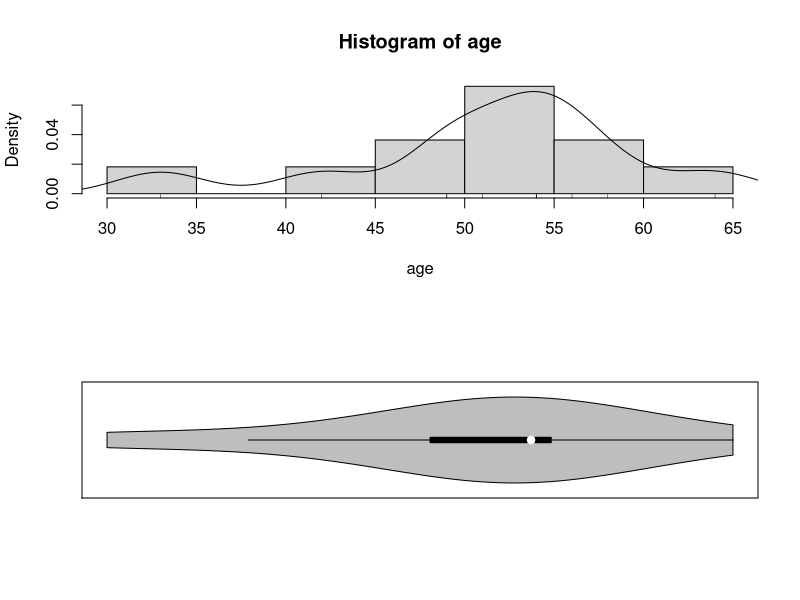

Write R code to recreate this figure. (Note: this script raises an error after producing the figure.)
age<-c(54,42,51,54,49,56,33,58,54,64,49)
par(mfrow=c(2, 1))
hist(age, freq= FALSE, breaks =6)
points(density(age), type="l")
rug(age)
library (vioplot)
vioplot(age, horizontal=TRUE, col="gray")
 
stem(age,scale = 2)
qt(1-0.05/2,df=length(age)-1)
?t.test
t.summary<-t.test(age,mu=50)
t.summary
summary(age)
bs.one.samp.dist(age)



t.dist.pval<-function(t.summary)
{
  par(mfrow=c(1, 1))
  lim.extreme<-max(4, abs(t.summary$statistic)+ 0.5)
  lim.lower<- -lim.extreme;
  lim.upper<-lim.extreme;
  x.curve<- seq(lim.lower, lim.upper, length=200)
  y.curve <-dt(x.curve, df =t.summary$parameter)
  plot(x.curve, y.curve,type="n",ylab= paste ("t-dist( df =", signif(t.summary$parameter, 3),")"),xlab= paste("t-stat=",signif(t.summary$statistic,5 ),",Shaded area is p-value=", signif(t.summary$p.value, 5)))
if ((t.summary$alternative=="less") | (t.summary$alternative =="two.sided"))
{ 
    x.pval.l<-seq(lim.lower, -abs(t.summary$statistic), length=200)
    y.pval.l <- dt(x.pval.l,df=t.summary$parameter)
    polygon(c(lim.lower, x.pval.l, -abs(t.summary$statistic)),c(0,y.pval.l,0), col="gray")
 }
if ((t.summary$alternative=="greater") | (t.summary$alternative =="two.sided"))
{
  x.pval.u <-seq(abs(t.summary$statistic), lim.upper, length=200)
  y.pval.u <- dt(x.pval.u, df=t.summary$parameter)
  polygon(c(abs(t.summary$statistic),x.pval.u, lim.upper),c(0,y.pval.u,0),col="gray")
  }
  points(x.curve,y.curve,type="l",lwd=2,col="blue")
}
t.dist.pval(t.summary)

names(t.summary)
t.summary$statistict
t.summary$parameter
t.summary$p.value
t.summary$conf.int
t.summary$estimate
t.summary$null.value
t.summary$stderr
t.summary$alternative
t.summary$method
t.summary$data.name
